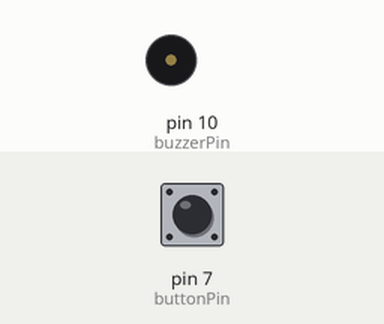
Simulated run of this sketch. Board: Arduino Uno, built with avr-gcc and run on an emulated ATmega328P. On the bench: buzzer (waves = sounding, pin HIGH). Inputs (shaded band) come from the test bench; at power-on: pin 7 (buttonPin) HIGH.

Above: at 1.2 s.
1.3 s: pin 7 (buttonPin) pulled LOW for 0.15 s
At 1.8 s:
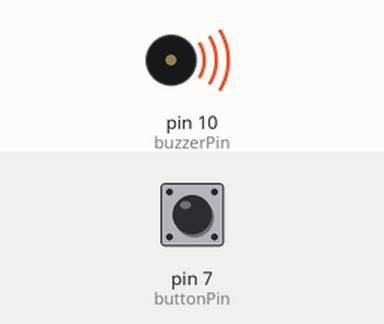
Timing chart, 0 to 12.7 s (numbered marks = the images above; inputs shaded):
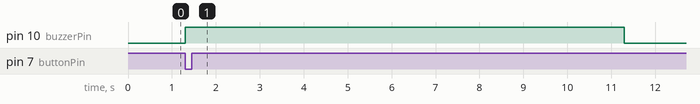

The sketch:

rage_button.ino
```cpp
const int buttonPin = 7;
const int buzzerPin = 10;
bool alarmTriggered = false;
unsigned long alarmStart = 0;

void setup() {
  pinMode(buttonPin, INPUT_PULLUP);
  pinMode(buzzerPin, OUTPUT);
  digitalWrite(buzzerPin, LOW);
}

void loop() {
  if (digitalRead(buttonPin) == LOW && !alarmTriggered) {
    alarmTriggered = true;
    alarmStart = millis();
    digitalWrite(buzzerPin, HIGH);
  }

  if (alarmTriggered && millis() - alarmStart >= 10000) {
    digitalWrite(buzzerPin, LOW);
    alarmTriggered = false;
  }
}
```

Measured:
- after the input at 1.3 s, pin 10 (buzzerPin): LOW → HIGH at once, → LOW 10.0 s later
